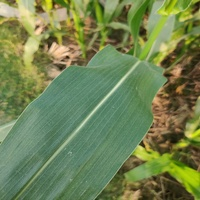
#> input picture Projet_mais/uploads/0_IMG_20240210_160701.jpg, 200 x 200 px; its folder holds only this picture in this run
$ python -i features.py   (imports and definitions only)   (older library calls are emulated)
#> lines starting #> are read from the running program, lines starting #| are printed output that depends on the picture; after the words box and inside, x2 and y2 are one past the last pixel; in counts of white or black regions, pixels touching at a corner belong together
#> further down, picture is the input picture: shape (200, 200, 3); mean B, G, R 82.2, 131.2, 114.3
import cv2
import numpy as np
import pandas as pd
import os


# [11 lines left out: function corriger_prediction, not called in this run]


def calculer_masque_feuille(img_hsv):
    bas_vert_1 = np.array([25, 25, 25])
    haut_vert_1 = np.array([95, 255, 255])
    masque_vert = cv2.inRange(img_hsv, bas_vert_1, haut_vert_1)
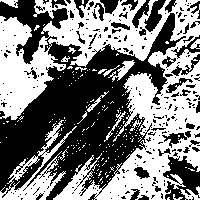
#> masque_vert: shape (200, 200); 49.2% white; 208 white regions (191 under 20 px), largest, box (x1, y1, x2, y2) and area: (0, 0, 200, 200) 16830, (0, 120, 77, 200) 1596, (108, 60, 135, 82) 186

    bas_jaune = np.array([15, 35, 35])
    haut_jaune = np.array([35, 255, 255])
    masque_jaune = cv2.inRange(img_hsv, bas_jaune, haut_jaune)
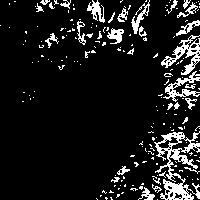
#> masque_jaune: shape (200, 200); 10.8% white in thin lines or dots

    masque = cv2.bitwise_or(masque_vert, masque_jaune)
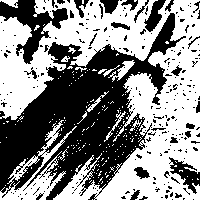
#> masque: shape (200, 200); 54% white; 261 black regions (233 under 20 px), largest, box (x1, y1, x2, y2) and area: (0, 13, 186, 200) 13897, (0, 0, 68, 64) 1558, (169, 157, 200, 194) 465
    noyau = np.ones((5, 5), np.uint8)
    masque = cv2.morphologyEx(masque, cv2.MORPH_OPEN, noyau)
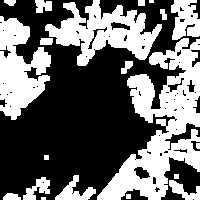
#> masque: shape (200, 200); 41.1% white; 20 white regions (2 under 20 px), largest, box (x1, y1, x2, y2) and area: (97, 38, 200, 200) 7102, (45, 0, 162, 66) 3608, (0, 16, 51, 120) 3126
    masque = cv2.morphologyEx(masque, cv2.MORPH_CLOSE, noyau)
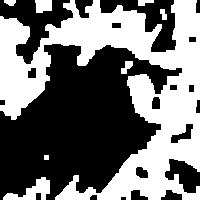
#> masque: shape (200, 200); 44.9% white; 8 white regions, largest, box (x1, y1, x2, y2) and area: (0, 0, 200, 200) 16972, (3, 177, 50, 200) 489, (35, 0, 52, 13) 193
    return masque > 0


# [34 lines left out: functions calculer_pct_rouille, calculer_rugosite, calculer_saturation_moyenne, not called in this run]


# [51 lines not run here, left out]

>>> import cv2
>>> picture = cv2.imread('../Projet_mais/uploads/0_IMG_20240210_160701.jpg')
>>> result = calculer_masque_feuille(picture)

$ run again, on Projet_mais/uploads/0_IMG_20240210_160959.jpg
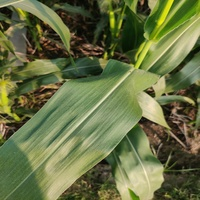
#> input picture Projet_mais/uploads/0_IMG_20240210_160959.jpg, 200 x 200 px
#> picture is the input picture: shape (200, 200, 3); mean B, G, R 68.6, 112.5, 104
#> in calculer_masque_feuille, `masque_vert = cv2.inRange(img_hsv, bas_vert_1, haut_vert_1)`:
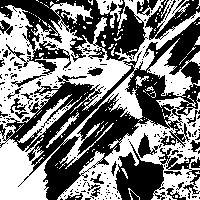
#> masque_vert: shape (200, 200); 49.3% white; 143 white regions (134 under 20 px), largest, box (x1, y1, x2, y2) and area: (0, 0, 200, 200) 12939, (57, 92, 200, 200) 4927, (147, 38, 200, 97) 1004
#> masque_jaune: shape (200, 200); 14.3% white in thin lines or dots
#> in calculer_masque_feuille, `masque = cv2.morphologyEx(masque, cv2.MORPH_CLOSE, noyau)`:
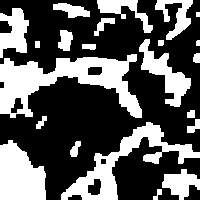
#> masque: shape (200, 200); 36% white; 22 white regions, largest, box (x1, y1, x2, y2) and area: (0, 54, 142, 118) 4096, (61, 122, 200, 200) 2707, (0, 140, 46, 200) 2118

$ run again, on Projet_mais/uploads/0_IMG_20240210_162105.jpg
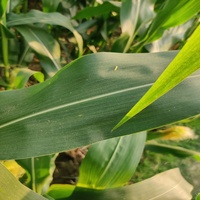
#> input picture Projet_mais/uploads/0_IMG_20240210_162105.jpg, 200 x 200 px
#> picture is the input picture: shape (200, 200, 3); mean B, G, R 60.2, 125.7, 107
#> in calculer_masque_feuille, `masque_vert = cv2.inRange(img_hsv, bas_vert_1, haut_vert_1)`:
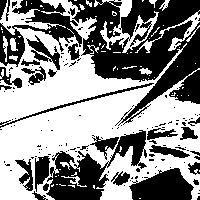
#> masque_vert: shape (200, 200); 54.8% white; 147 black regions (118 under 20 px), largest, box (x1, y1, x2, y2) and area: (68, 0, 200, 126) 8188, (46, 130, 147, 200) 2681, (0, 0, 82, 67) 1927
#> masque_jaune: shape (200, 200); 14.4% white in thin lines or dots
#> in calculer_masque_feuille, `masque = cv2.morphologyEx(masque, cv2.MORPH_CLOSE, noyau)`:
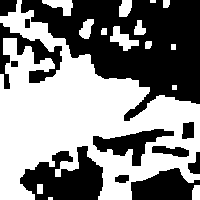
#> masque: shape (200, 200); 52.6% white; 12 black regions, largest, box (x1, y1, x2, y2) and area: (21, 0, 200, 121) 11056, (20, 146, 103, 200) 2811, (131, 168, 200, 200) 1502

$ run again, on Projet_mais/uploads/1_Corn_Common_Rust (1290).jpg
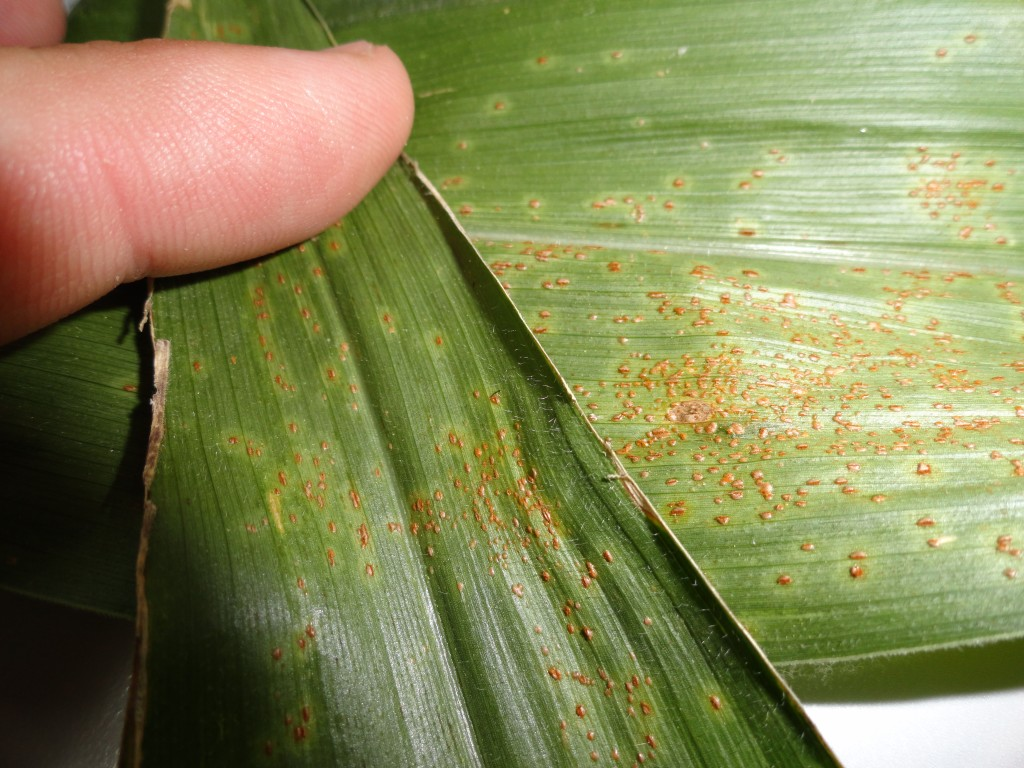
#> input picture Projet_mais/uploads/1_Corn_Common_Rust (1290).jpg, 1024 x 768 px
#> picture is the input picture: shape (768, 1024, 3); mean B, G, R 87.2, 136, 134.7
#> in calculer_masque_feuille, `masque_vert = cv2.inRange(img_hsv, bas_vert_1, haut_vert_1)`:
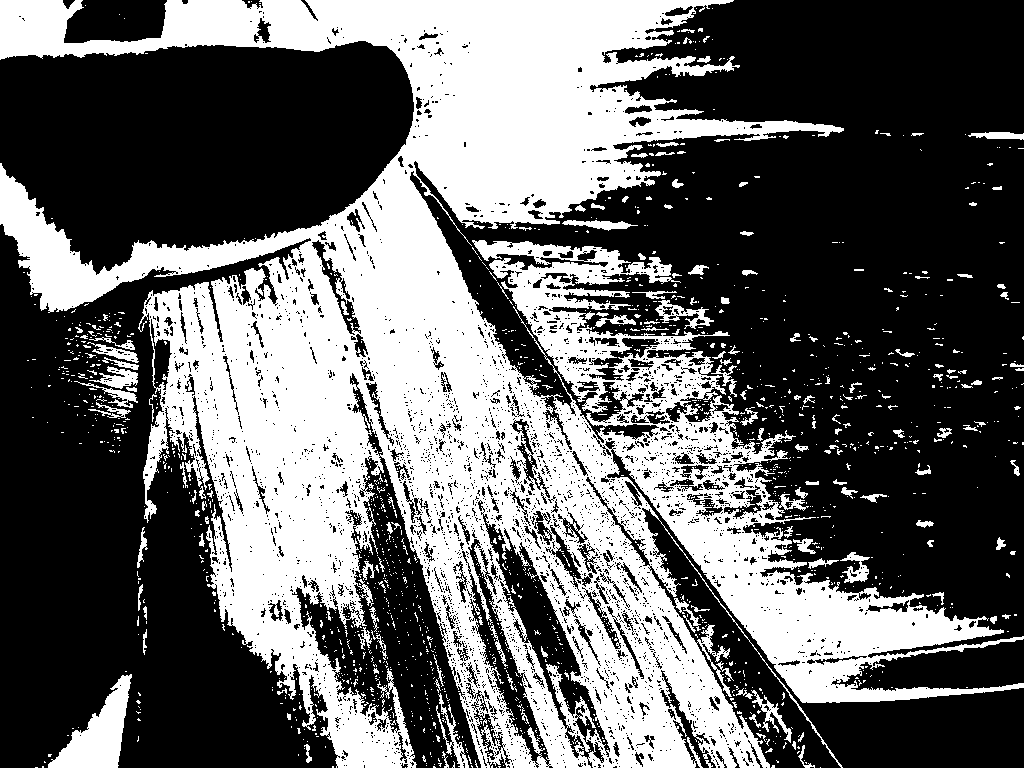
#> masque_vert: shape (768, 1024); 39.2% white; 1656 white regions (1498 under 20 px), largest, box (x1, y1, x2, y2) and area: (0, 0, 1024, 768) 288299, (48, 674, 132, 768) 3472, (655, 300, 714, 329) 582
#> masque_jaune: shape (768, 1024); 11.9% white; 2211 white regions (2054 under 20 px), largest, box (x1, y1, x2, y2) and area: (147, 228, 430, 768) 26597, (329, 8, 509, 140) 7913, (19, 311, 140, 460) 7202
#> in calculer_masque_feuille, `masque = cv2.morphologyEx(masque, cv2.MORPH_CLOSE, noyau)`:
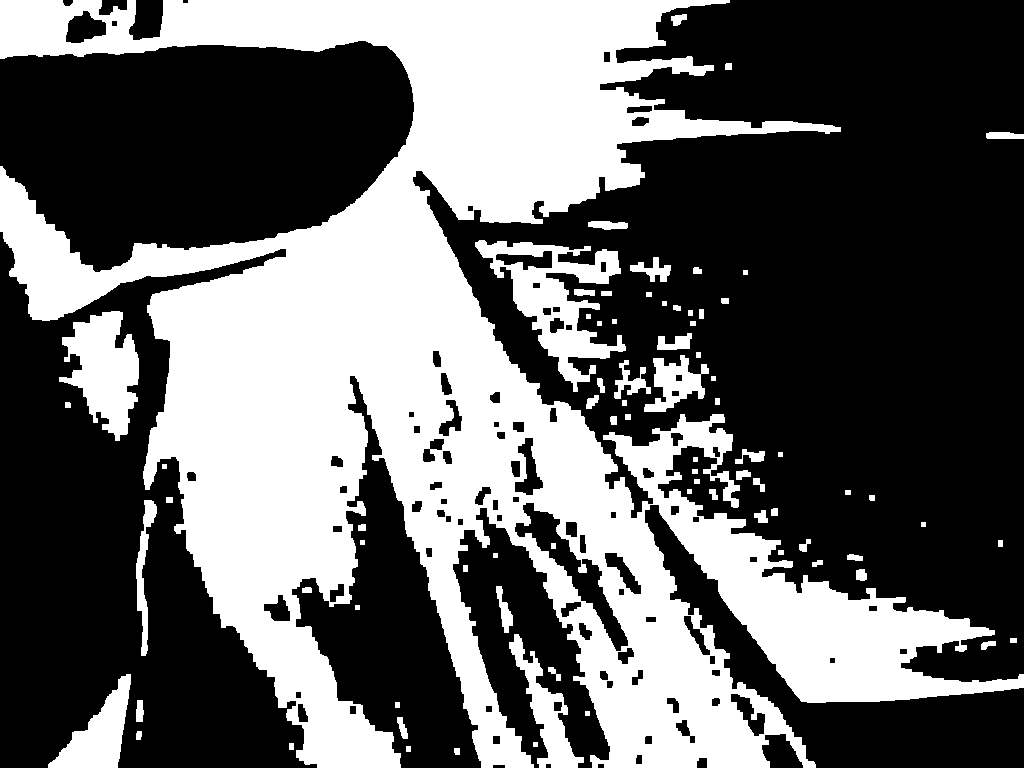
#> masque: shape (768, 1024); 39.3% white; 79 white regions, largest, box (x1, y1, x2, y2) and area: (0, 0, 1024, 768) 279902, (475, 240, 626, 392) 7918, (59, 311, 139, 441) 6028
